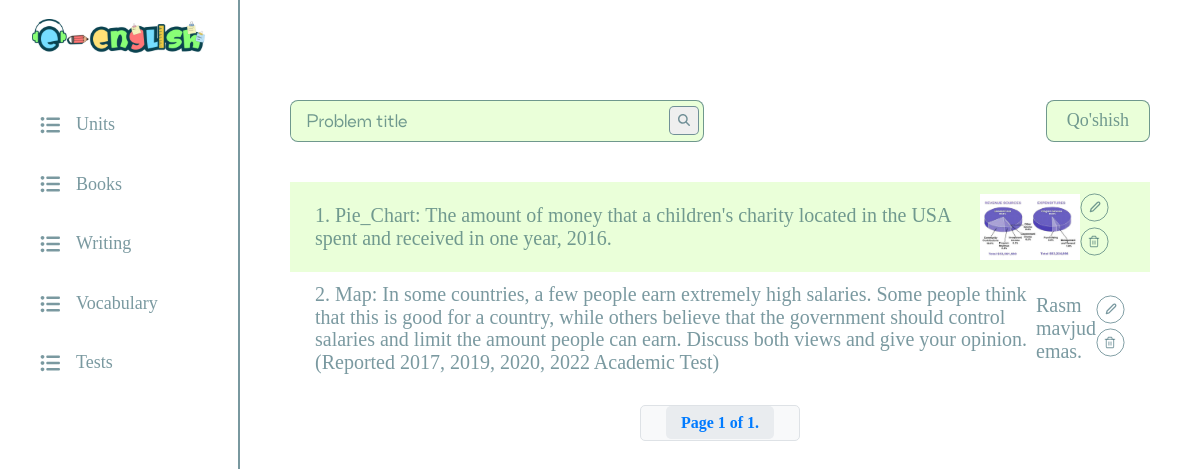
The app's page /panel_admin/writing1/ with its own data.
### costumadmin/models.py (models this page shows)
class WritingTask1(models.Model):
    TYPE_CHOICES = [
        ('bar_chart', 'Bar Chart'),
        ('line_graph', 'Line Graph'),
        ('table', 'Table'),
        ('pie_chart', 'Pie Chart'),
        ('diagram', 'Diagram'),
        ('map', 'Map'),
    ]
    tepy = [
        ('1', '1'),
        ('2', '2')
    ]
    id = models.AutoField(primary_key=True)
    type = models.CharField(max_length=50, choices=TYPE_CHOICES, verbose_name="Type")
    type1 = models.CharField(max_length=50, choices=tepy, verbose_name="typeee", default='bar_chart')
    question = models.TextField(verbose_name="Question")
    photo = models.ImageField(upload_to='writing_task_photos1/', null=True, blank=True, verbose_name="Photo")

### costumadmin/views.py (the view)
# urls.py: path('writing1/', views.writing1_view, name='task1'),
def writing1_view(request):
    task1_list = WritingTask1.objects.all()  # Retrieve all tasks
    paginator = Paginator(task1_list, 10)  # Paginate with 10 items per page
    page = request.GET.get('page')  # Get the page number from the query parameters
    task1 = paginator.get_page(page)  # Get the tasks for the required page
    return render(request, 'admin/admin_writing1.html', {
        'writings': task1,
        'type_choices': WritingTask1.TYPE_CHOICES
    })

### templates/admin/admin_writing1.html (shortened to what this page needs)
{% extends 'admin/admin.html' %}
{% load static %}
{% block content %}
    <form action="#" class="main__nav">
        <div class="search">
            <input type="search" name="problem_title" placeholder="Problem title"/>
            <button>
                <img src="{% static 'images/search-icon.svg' %}" alt="Search"/>
            </button>
        </div>
        <div class="submit">
            <button type="button" id="add-unit-btn" onclick="openAddModal()">Qo'shish</button>
        </div>
    </form>
    <div class="unit-list">
        <ul>
            {% for writing in writings %}
                <li id="row-{{ writing.id }}" class="unit-list-item">
                    {{ forloop.counter }}. {{ writing.type|title }}: {{ writing.question }}
                    {% if writing.photo %}
                        <img src="{{ writing.photo.url }}" alt="{{ writing.name }}"
                             style="width: 100px; height: auto; cursor: pointer;"
                             onclick="openModal('{{ writing.photo.url }}')">
                    {% else %}
                        <p>Rasm mavjud emas.</p>
                    {% endif %}
                    <div class="custom-right">
                        <img src="{% static 'images/edit-2 copy 3.svg' %}" alt="Edit"
                             onclick="openEditModal('{{ writing.id }}')"/>
                        <img src="{% static 'images/edit-2 copy 4.svg' %}" alt="Delete"
                             class="delete-btn"
                             data-writing-id="{{ writing.id }}"
                             data-writing-name="{{ writing.name }}"
                             onclick="openDeleteModal('{{ writing.id }}', '{{ writing.name }}')"/>
                    </div>
                </li>
            {% endfor %}
        </ul>
    </div>
    <div class="pagination">
        <div class="step-links">
            <span class="current">
            Page {{ writings.number }} of {{ writings.paginator.num_pages }}.
        </span>
        </div>
    </div>
{% endblock %}

### templates/admin/admin.html (shortened to what this page needs)
{% load static %}
<!DOCTYPE html>
<html lang="en">
<head>
    <link rel="stylesheet" href="{% static 'css/style.css' %}"/>
</head>
<body>
<div class="wrapper">
    <aside>
        <div class="logo">
            <a href="{% url 'homee' %}"><img src="{% static 'images/Logo 1.svg' %}" alt="Logo"/></a>
        </div>
        <div class="menu">
            <div class="menu-item units">
                <a href="{% url 'units' %}">
                    <button>
                        <img src="{% static 'images/unit-icon.svg' %}" alt="Units"/> Units
                    </button>
                </a>
            </div>
            <div class="menu-item books">
                <a href="{% url 'books' %}">
                    <button>
                        <img src="{% static 'images/unit-icon.svg' %}" alt="Books"/> Books
                    </button>
                </a>
            </div>
            <div class="menu-item writing">
                <button class="toggle-submenu">
                    <img src="{% static 'images/unit-icon.svg' %}" alt="Writing"/> Writing
                </button>
            </div>
            <div class="menu-item vocab">
                <a href="{% url 'vocab' %}">
                    <button>
                        <img src="{% static 'images/unit-icon.svg' %}" alt="Vocab"/> Vocabulary
                    </button>
                </a>
            </div>
            <div class="menu-item tests">
                <a href="{% url 'tests' %}">
                    <button>
                        <img src="{% static 'images/unit-icon.svg' %}" alt="Tests"/> Tests
                    </button>
                </a>
            </div>
        </div>
    </aside>
    <main>
        {% block content %}{% endblock %}
    </main>
</div>
</body>
</html>

### static/css/style.css (style rules this page uses)
*, *::after, *::before { box-sizing: border-box; margin: 0; padding: 0; scroll-behavior: smooth; font-family: 'GillSansRegular'; }
body { font-family: 'GillSansRegular'; }
ul,li { list-style-type: none; padding-inline-start: 0; }
a { display: inline-block; text-decoration: none; }
.wrapper { width: 100%; display: flex; }
aside { width: 20%; display: flex; flex-direction: column; padding-inline: 19px; border-right: 2px solid #09424f8a; height: 100vh; }
aside .logo { margin: 0 auto; padding-block: 19px; }
aside .logo img { width: 175px; height: 43px; }
aside .menu { margin-top: 19px; display: flex; flex-direction: column; gap: 8px; }
aside .menu button, .submit button { width: 100%; color: #09424f8a; padding: 9px 20px 9px 20px; gap: 16px; border: 1px solid transparent; opacity: 0px; background-color: transparent; font-size: 18px; font-weight: 400; line-height: 21.6px; text-align: left; text-underline-position: from-font; text-decoration-skip-ink: none; display: flex; align-items: center; transition: all 0.1s linear; }
aside .menu button img { width: 20px; height: 20px; }
aside .menu button:focus, .submit button { border-radius: 8px; border: 1px solid #09424f8a; opacity: 0px; background-color: #eaffd9; cursor: pointer; }
main { display: inline-block; margin-top: 100px; width: 80%; padding-inline: 50px; }
.main__nav { display: flex; justify-content: space-between; }
.main__nav input { width: 374px; height: 35px; padding: 4px 4px 4px 16px; border: none; background-color: #eaffd9; outline: none; font-family: Craftwork Grotesk, sans-serif; font-size: 16px; font-weight: 400; line-height: 19.2px; text-align: left; text-underline-position: from-font; text-decoration-skip-ink: none; }
.main__nav input::placeholder { color: #09424f8a; ; }
.search { overflow: hidden; border: 1px solid #09424f8a; border-radius: 8px; background-color: #eaffd9; display: flex; align-items: center; }
.search button { padding: 7px 8px 8px 8px; border-radius: 5px; border: 1px solid #09424f8a; margin: 4px; cursor: pointer; display: flex; align-items: center; justify-content: center; }
.search button img { width: 12px; height: 12px; }
.unit-list ul { margin-top: 40px; list-style-type: none; display: flex; flex-direction: column; }
.unit-list li { display: flex; justify-content: space-between; align-items: center; padding: 11px 25px; color: #09424f8a; font-size: 20px; font-weight: 400; line-height: 22.97px; text-align: left; text-underline-position: from-font; text-decoration-skip-ink: none; }
.unit-list-item:nth-child(odd) { background-color: #eaffd9; }
.unit-list .unit-list-item img { width: 29px; height: 29px; transition: all 0.15s linear; cursor: pointer; }
.wrapper { display: flex; }

### templates/admin/admin.html (style rules this page uses)
.menu-item { margin-bottom: 10px; }
.toggle-submenu { background-color: #8BC34A; color: white; border: none; width: 100%; padding: 10px; font-size: 16px; text-align: left; cursor: pointer; outline: none; border-radius: 5px; transition: background-color 0.3s; }

### templates/admin/admin_writing1.html (style rules this page uses)
.pagination { text-align: center; margin-top: 20px; margin-bottom: 20px; }
.pagination .step-links { display: inline-block; padding: 8px 15px; background-color: #f8f9fa; border: 1px solid #dee2e6; border-radius: 5px; color: #007bff; }
.pagination .current { padding: 8px 15px; background-color: #e9ecef; border-radius: 5px; font-weight: bold; margin: 0 10px; }

### records on screen
WritingTask1: type "Pie_Chart", question "The amount of money that a children's charity located in the USA spent and received in one year, 2016.", photo (picture)
WritingTask1: type "Map", question "In some countries, a few people earn extremely high salaries. Some people think that this is good for a country, while others believe that the government should control salaries and limit the amount people can earn. Discuss both views and give your opinion. (Reported 2017, 2019, 2020, 2022 Academic Test)", photo "Rasm mavjud emas."

### other values on screen
{{ writings.number }} "1"
{{ writings.paginator.num_pages }} "1"
